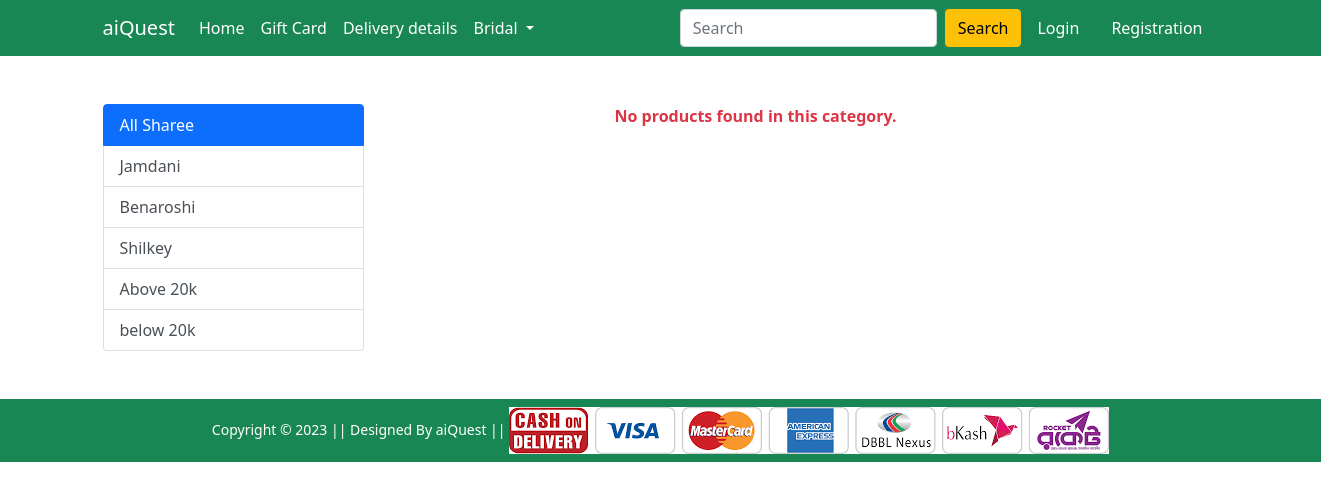
The app's page /sharee/, older data.
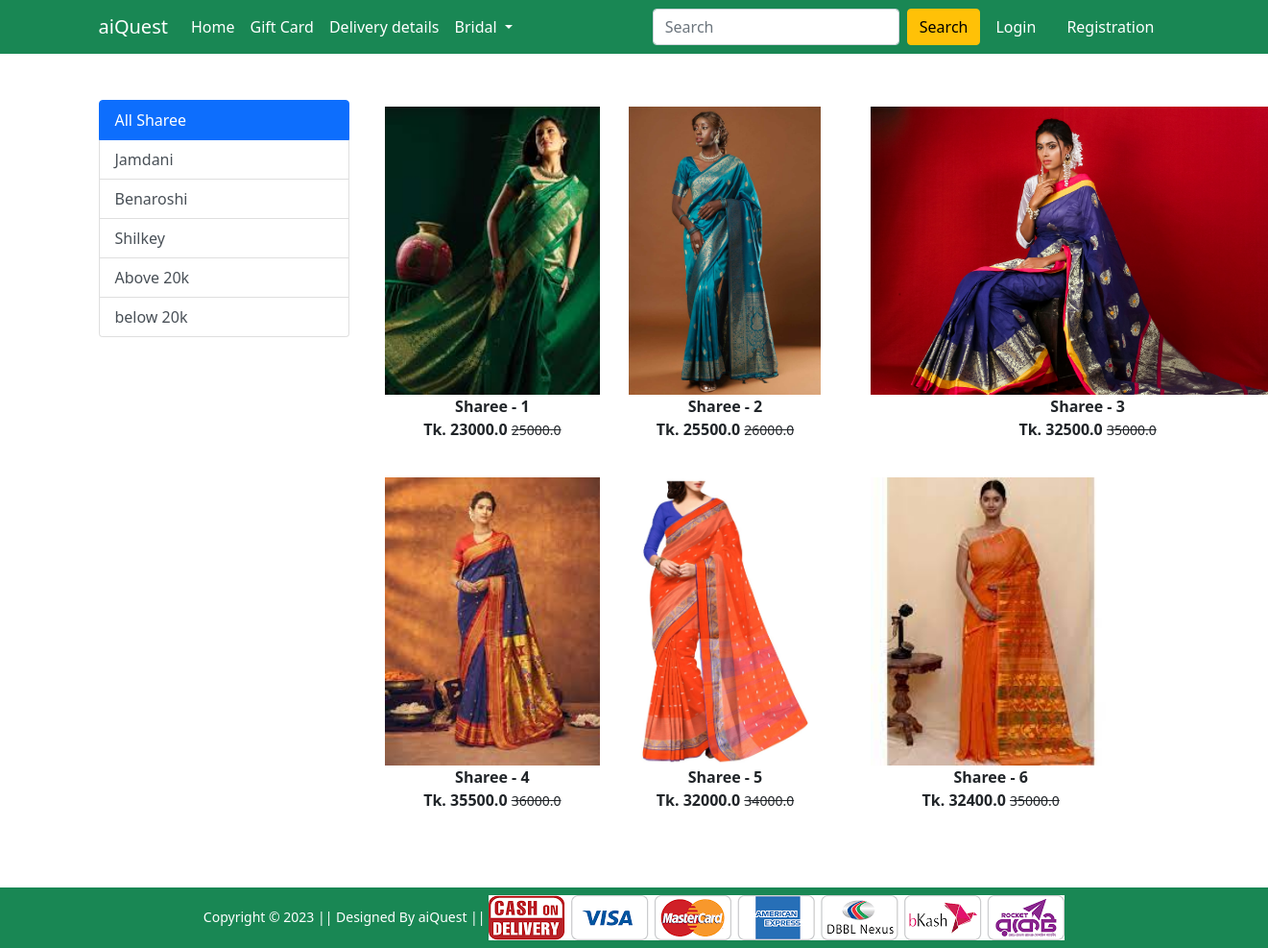
The same page, newer data.
### Shop/models.py (models this page shows, shortened)
class Product(models.Model):
    title = models.CharField(max_length=100)
    selling_price = models.FloatField()
    discounted_price = models.FloatField()
    description = models.TextField()
    brand = models.CharField(max_length=100)
    category = models.CharField(choices=CATEGORY_CHOICES,max_length=2)
    product_image = models.ImageField(upload_to='productimg')

### Shop/views.py (the view)
# urls.py: path('sharee/', views.sharee, name= 'shareesingle'),
def sharee(request, data=None):
    message = None  # Default message is None
    if data is None:
        sharees = Product.objects.filter(category='S')
        if not sharees.exists():
            message = "No products found in this category."
    elif data in ['Jamdani', 'Benaroshi', 'Shilkey']:
        sharees = Product.objects.filter(category='S', brand=data)
        if not sharees.exists():
            message = f"No products found for brand '{data}'."
    elif data == 'above':
        sharees = Product.objects.filter(category='S', discounted_price__gt=20000)
        if not sharees.exists():
            message = "No products found above Tk. 20,000."
    elif data == 'below':
        sharees = Product.objects.filter(category='S', discounted_price__lt=20000)
        if not sharees.exists():
            message = "No products found below Tk. 20,000."
    else:
        sharees = None
        message = "Invalid filter option."
    return render(request, 'Shop/sharee.html', {
        'shareeD': sharees,
        'message': message
    })

### Shop/templates/Shop/sharee.html (shortened to what this page needs)
{% extends 'Shop/base.html' %}
{% load static %}
{% block main-content %}
<div class="container my-5">
    <div class="row">
        <div class="col-sm-3">
            <div class="list-group">
                <a href="{% url 'shareesingle' %}" class="list-group-item list-group-item-action active" aria-current="true">
                    All Sharee
                </a>
                <a href="{% url 'shareeitems' 'Jamdani' %}" class="list-group-item list-group-item-action">Jamdani</a>
                <a href="{% url 'shareeitems' 'Benaroshi' %}" class="list-group-item list-group-item-action">Benaroshi</a>
                <a href="{% url 'shareeitems' 'Shilkey' %}" class="list-group-item list-group-item-action">Shilkey</a>
                <a href="{% url 'shareeitems' 'above' %}" class="list-group-item list-group-item-action">Above 20k</a>
                <a href="{% url 'shareeitems' 'below' %}" class="list-group-item list-group-item-action">below 20k</a>
            </div>
        </div>
        <div class="col-sm-8">
            <div class="row">
                {% if shareeD %}
                    {% for sha in shareeD %}
                        <div class="col-sm-4 text-center mb-4">
                            <a href="{% url 'show_product_details' sha.id %}" class="btn">
                                <div class="item">
                                    <img src="{{ sha.product_image.url }}" alt="" height="300" class="">
                                    <div class="fw-bold">{{ sha.title }}</div>
                                    <div class="fw-bold">
                                        Tk. {{ sha.discounted_price }}
                                        <small class="fw-light text-decoration-line-through">
                                            {{ sha.selling_price }}
                                        </small>
                                    </div>
                                </div>
                            </a>
                        </div>
                    {% endfor %}
                    {% else %}
                        <div class="col-12 text-center">
                            <p class="text-danger fw-bold">
                                {{ message }}
                            </p>
                        </div>
                    {% endif %}
            </div>
        </div>
    </div>
</div>
{% endblock main-content %}

### Shop/templates/Shop/base.html (shortened to what this page needs)
<!doctype html>
{% load static %}
<html lang="en">
<head>
    <link href="https://cdn.jsdelivr.net/npm/bootstrap@5.0.0-beta1/dist/css/bootstrap.min.css" rel="stylesheet"
>
    <link rel="stylesheet" href="{% static 'Shop/css/owl.carousel.min.css' %}">
    <link rel="stylesheet" href="{% static 'Shop/css/all.min.css' %}">
    <link rel="stylesheet" href="{% static 'Shop/css/style.css' %}">
</head>
<body>
    <nav class="navbar navbar-expand-lg navbar-dark bg-success">
        <div class="container">
            <a class="navbar-brand" href="/">aiQuest</a>
            <div class="collapse navbar-collapse" id="navbarSupportedContent">
                <ul class="navbar-nav me-auto mb-2 mb-lg-0">
                    <li class="nav-item">
                        <a class="nav-link active" aria-current="page" href="/">Home</a>
                    </li>
                    <li class="nav-item">
                        <a class="nav-link active" aria-current="page" href="#">Gift Card</a>
                    </li>
                    <li class="nav-item">
                        <a class="nav-link active" aria-current="page" href="#">Delivery details</a>
                    </li>
                    <li class="nav-item dropdown">
                        <a class="nav-link dropdown-toggle text-white" href="#" id="electronicsDropdown" role="button"
                            data-bs-toggle="dropdown" aria-expanded="false">
                            Bridal
                        </a>
                    </li>
                </ul>
                <form class="d-flex">
                    <input class="form-control me-2" type="search" placeholder="Search" aria-label="Search">
                    <button class="btn btn-warning" type="submit">Search</button>
                </form>
                <div>
                    <ul class="navbar-nav me-auto mb-2 mb-lg-0">
                        {% if request.user.is_authenticated %}
                        <li class="nav-item dropdown mx-2">
                            <a class="nav-link dropdown-toggle text-white" href="#" id="profileDropdown" role="button"
                                data-bs-toggle="dropdown" aria-expanded="false">
                                aiQuest
                            </a>
                            <ul class="dropdown-menu" aria-labelledby="profileDropdown">
                                <li><a class="dropdown-item" href="{% url 'profilepage'%}">Profile</a></li>
                                <li><a class="dropdown-item" href="#">Orders</a></li>
                                <li><a class="dropdown-item" href="#">Change Password</a></li>
                                <li><a class="dropdown-item" href="{% url 'userLogout'%}">Logout</a></li>
                            </ul>
                        </li>
                        <li class="nav-item mx-2">
                            <a href="#" class="nav-link text-white"><span
                                    class="badge bg-danger">10</span> Cart </a>
                        </li>
                        {% else %}
                        <li class="nav-item mx-2">
                            <a href="{% url 'loginpage'%}" class="nav-link text-white">Login</a>
                        </li>
                        <li class="nav-item mx-2">
                            <a href="{% url 'userregistration'%}" class="nav-link text-white">Registration</a>
                        </li>
                        {% endif %}
                    </ul>
                </div>
            </div>
        </div>
    </nav>
    {% block main-content %} {% endblock main-content %}
    <footer class="container-fluid bg-success text-center p-2 mt-5">
        <small class="text-white">Copyright &copy; 2023 || Designed By aiQuest || </small>
        <img src="{% static 'Shop/images/paymentlogo.png' %}" alt="" srcset="" class="img-fluid" height="2px">
    </footer>
</body>
</html>

Row changes from the older to the newer data that the page shows:
added Product: product_image (picture), title "Sharee - 1", discounted_price "23000.0", selling_price "25000.0"
added Product: product_image (picture), title "Sharee - 2", discounted_price "25500.0", selling_price "26000.0"
added Product: product_image (picture), title "Sharee - 3", discounted_price "32500.0", selling_price "35000.0"
added Product: product_image (picture), title "Sharee - 4", discounted_price "35500.0", selling_price "36000.0"
added Product: product_image (picture), title "Sharee - 5", discounted_price "32000.0", selling_price "34000.0"
added Product: product_image (picture), title "Sharee - 6", discounted_price "32400.0", selling_price "35000.0"
Text that changed along with them:
{{ message }}: "No products found in this category." → (not shown)
